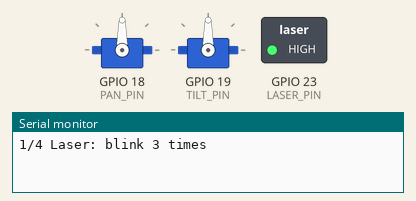
Recording of a sketch running on a simulated ESP32. Shown: 2 × servo, switched loads named in the sketch (green lamp = pin HIGH), the last lines printed to the serial monitor.

Above: at 1.55 s.
At 4.25 s:
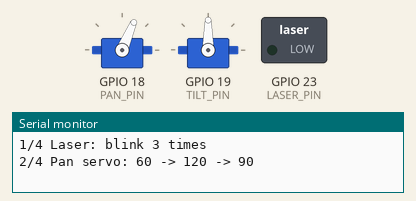
At 5.5 s:
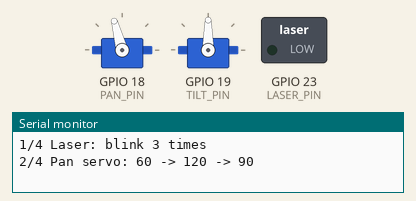
At 6.55 s:
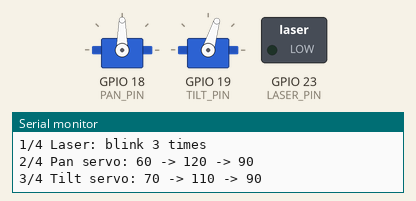
At 7.2 s:
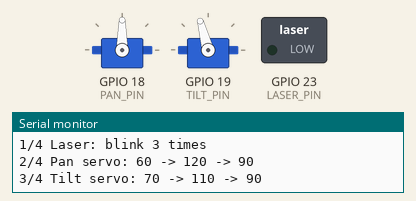
At 10.35 s:
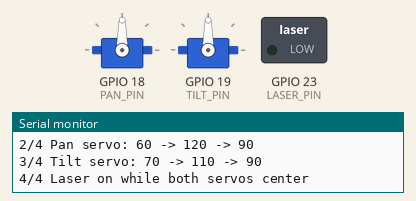
Timing chart, 0 to 13.1 s (numbered marks = the images above):
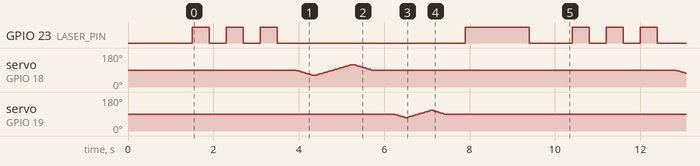

The sketch:

hardware_test.ino
```cpp
// HARDWARE TEST - run this BEFORE the main firmware
// Checks the laser, then both servos, in a loop. Open Serial Monitor at 115200 to see the stage.
// Library needed: ESP32Servo. Board: "ESP32 Dev Module"

#include <ESP32Servo.h>

#define PAN_PIN   18
#define TILT_PIN  19
#define LASER_PIN 23

Servo panServo, tiltServo;

void sweep(Servo &s, int from, int to) {
  int stepDir = (to > from) ? 1 : -1;
  for (int a = from; a != to; a += stepDir) { s.write(a); delay(15); }
  s.write(to);
}

void setup() {
  Serial.begin(115200);
  pinMode(LASER_PIN, OUTPUT);
  digitalWrite(LASER_PIN, LOW);

  panServo.setPeriodHertz(50);
  tiltServo.setPeriodHertz(50);
  panServo.attach(PAN_PIN, 500, 2400);
  tiltServo.attach(TILT_PIN, 500, 2400);
  panServo.write(90);
  tiltServo.write(90);
  delay(1500);
}

void loop() {
  Serial.println("1/4 Laser: blink 3 times");
  for (int i = 0; i < 3; i++) {
    digitalWrite(LASER_PIN, HIGH); delay(400);
    digitalWrite(LASER_PIN, LOW);  delay(400);
  }

  Serial.println("2/4 Pan servo: 60 -> 120 -> 90");
  sweep(panServo, 90, 60);
  sweep(panServo, 60, 120);
  sweep(panServo, 120, 90);
  delay(500);

  Serial.println("3/4 Tilt servo: 70 -> 110 -> 90");
  sweep(tiltServo, 90, 70);
  sweep(tiltServo, 70, 110);
  sweep(tiltServo, 110, 90);
  delay(500);

  Serial.println("4/4 Laser on while both servos center");
  digitalWrite(LASER_PIN, HIGH);
  delay(1500);
  digitalWrite(LASER_PIN, LOW);
  delay(1000);
}
```

Measured:
- by itself, GPIO 23 (LASER_PIN): repeats every 8.9 s: 2 × (LOW 0.40 s, HIGH 0.40 s), LOW 4.4 s, HIGH 1.5 s, LOW 1.0 s, HIGH 0.40 s
